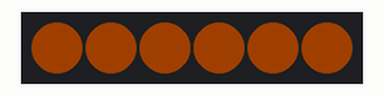
This sketch was run on a simulated Arduino Uno, built with avr-gcc and run on an emulated ATmega328P. Shown: 6 RGB LEDs in strip order, left to right. Dim RGB values are drawn brighter than linear.

Above: at 0.1 s.
At 1.1 s:
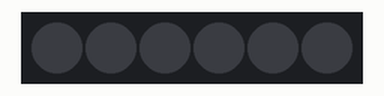
Timing chart, 0 to 130.0 s (numbered marks = the images above):
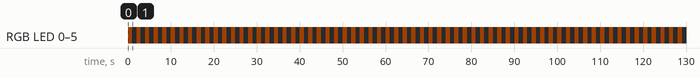

Measured:
- by itself, RGB LED 0–5: alternates RGB(30, 12, 0) for 1.0 s and off for 1.0 s

The sketch:

clignotement2.ino
```cpp
/*
  Leçon 3 - Neopixels

  Faire clignoter les leds (fonctions)
*/

#include <Adafruit_NeoPixel.h>
int BROCHE_LEDS = 3;
int NOMBRE_LEDS = 6;
int LUMINOSITE = 30;

Adafruit_NeoPixel leds(NOMBRE_LEDS, BROCHE_LEDS, NEO_GRBW + NEO_KHZ800);

void setup() {
  Serial.begin(115200);
  leds.setBrightness(LUMINOSITE);
  leds.begin();
}

void loop() {
  couleur(255, 100, 0, 0);
  delay(1000);
  eteint();
  delay(1000);

}

// Fonction sans paramètres (arguments)
void eteint() {
  for (int i = 0; i < NOMBRE_LEDS; i++) {
    leds.setPixelColor(i, 0, 0, 0, 0);
  }
  leds.show();
}

// Fonctions avec 4 paramètres (arguments)
void couleur(int rouge, int vert, int bleu, int blanc ) {
  for (int i = 0; i < NOMBRE_LEDS; i++) {
    leds.setPixelColor(i, rouge, vert, bleu, blanc);
  }
  leds.show();
}
```
